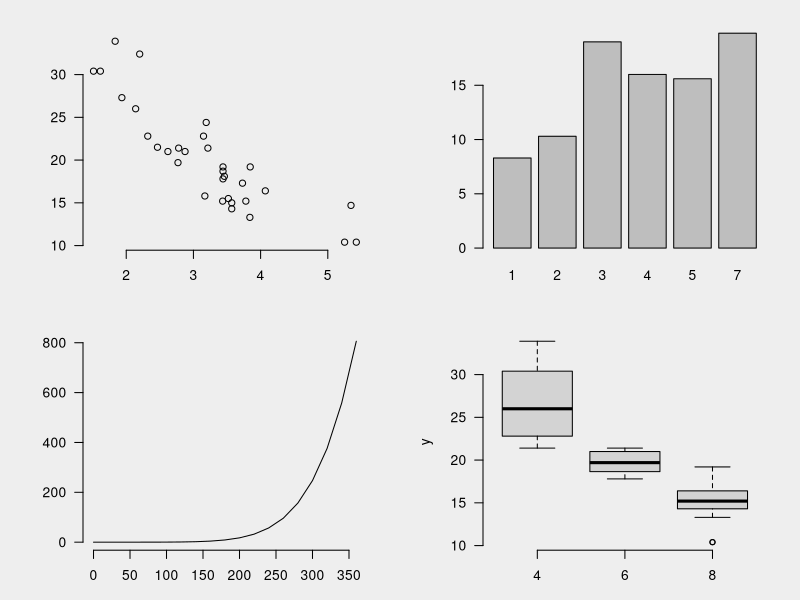

The R source for this figure:


par(mfrow=c(2,2), mar=c(3,5,2,2), las=1, bty="n")
par(bg = "#EEEEEE")
plot(x = mtcars$wt, y = mtcars$mpg, xlab = NA, ylab = NA)
barplot(height = BOD$demand, names.arg = BOD$Time)
plot(x = pressure$temperature, y = pressure$pressure, type = "l", xlab = NA, ylab = NA)
plot(factor(mtcars$cyl), mtcars$mpg)

